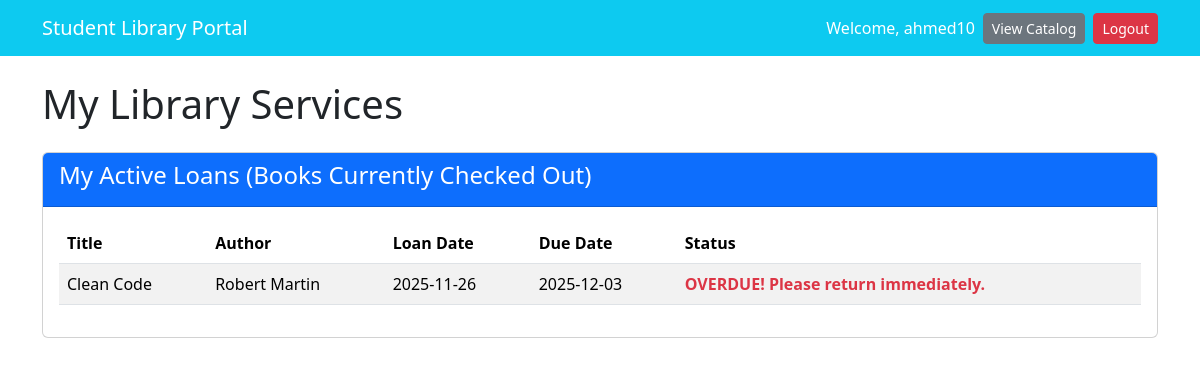
Screenshot of /student/index.php (signed in) with the database file from the repository.
### tables this page shows
CREATE TABLE `loans` (
  `loan_id` int(11) NOT NULL,
  `book_id` int(11) NOT NULL,
  `user_id` int(11) NOT NULL,
  `loan_date` date NOT NULL,
  `due_date` date NOT NULL,
  `return_date` date DEFAULT NULL
);

CREATE TABLE `books` (
  `book_id` int(11) NOT NULL,
  `isbn` varchar(20) DEFAULT NULL,
  `title` varchar(255) NOT NULL,
  `author` varchar(255) DEFAULT NULL,
  `publication_year` year(4) DEFAULT NULL,
  `category` varchar(100) DEFAULT NULL,
  `total_copies` int(5) NOT NULL DEFAULT 1,
  `available_copies` int(5) NOT NULL DEFAULT 1
);

### student/index.php (the view, shortened to what this page needs)
<?php
include '../config/db_connect.php';
$user_id = $_SESSION['user_id'];
$active_loans = [];
try {
    $sql_loans = "
        SELECT
            l.loan_date, l.due_date,
            b.title as book_title, b.author
        FROM loans l
        JOIN books b ON l.book_id = b.book_id
        WHERE l.user_id = :user_id AND l.return_date IS NULL
        ORDER BY l.due_date ASC";
    $stmt_loans = $pdo->prepare($sql_loans);
    $stmt_loans->execute([':user_id' => $user_id]);
    $active_loans = $stmt_loans->fetchAll();
} catch (PDOException $e) {
    $db_error = "Error fetching data: " . $e->getMessage();
}
?>
<!DOCTYPE html>
<html lang="en" dir="ltr">
<head>
    <link rel="stylesheet"
          href="https://cdn.jsdelivr.net/npm/bootstrap@5.3.3/dist/css/bootstrap.min.css">
</head>
<body>
<nav class="navbar navbar-expand-lg navbar-dark bg-info">
    <div class="container-fluid container">
        <a class="navbar-brand" href="index.php">Student Library Portal</a>
        <span class="navbar-text ms-auto me-2 text-white">
            Welcome, <?php echo $_SESSION['username']; ?>
        </span>
        <a class="btn btn-secondary btn-sm me-2" href="../catalog.php">View Catalog</a>
        <a class="btn btn-danger btn-sm" href="../logout.php">Logout</a>
    </div>
</nav>
<div class="container mt-4">
    <h1 class="mb-4">My Library Services</h1>
    <div class="card mb-5">
        <div class="card-header bg-primary text-white">
            <h4>My Active Loans (Books Currently Checked Out)</h4>
        </div>
        <div class="card-body">
            <div class="table-responsive">
                <table class="table table-striped">
                    <thead>
                        <tr>
                            <th>Title</th>
                            <th>Author</th>
                            <th>Loan Date</th>
                            <th>Due Date</th>
                            <th>Status</th>
                        </tr>
                    </thead>
                    <tbody>
                        <?php if (empty($active_loans)): ?>
                        <tr>
                            <td colspan="5" class="text-center">You currently have no books checked out.</td>
                        </tr>
                        <?php else: ?>
                            <?php foreach ($active_loans as $loan): ?>
                            <?php
                                $status_class = 'text-success';
                                $status_text = 'On Time';
                                if (strtotime($loan['due_date']) < time()) {
                                    $status_class = 'text-danger fw-bold';
                                    $status_text = 'OVERDUE! Please return immediately.';
                                }
                            ?>
                            <tr>
                                <td><?php echo htmlspecialchars($loan['book_title']); ?></td>
                                <td><?php echo htmlspecialchars($loan['author']); ?></td>
                                <td><?php echo htmlspecialchars($loan['loan_date']); ?></td>
                                <td><?php echo htmlspecialchars($loan['due_date']); ?></td>
                                <td class="<?php echo $status_class; ?>"><?php echo $status_text; ?></td>
                            </tr>
                            <?php endforeach; ?>
                        <?php endif; ?>
                    </tbody>
                </table>
            </div>
        </div>
    </div>
    </div>
</body>
</html>

### rows the page displays
loans: book.title "Clean Code", book.author "Robert Martin", loan_date "2025-11-26", due_date "2025-12-03", due_date "OVERDUE! Please return immediately."

### other values shown
$_SESSION['username'] "ahmed10"
